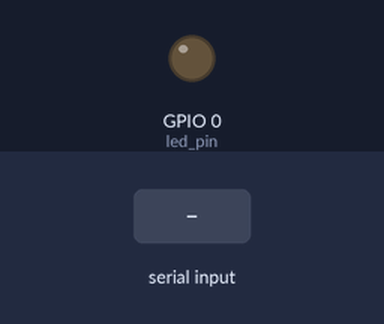
Recording of a program running on a simulated ESP8266 board running MicroPython. On the bench: output pins drawn as LEDs (lit = HIGH). Dashed ring = blinking. The inputs (shaded band) are chosen by the test bench. What the program prints to the serial console is not drawn.

Above: at 1.2 s.
1.3 s: "5" typed at the serial console, then Enter
At 2.2 s:
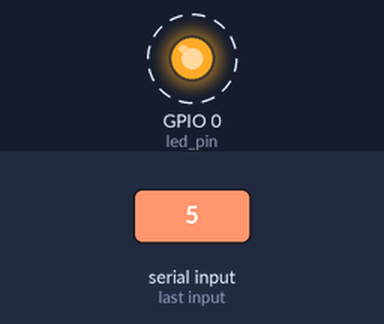
4.3 s: "0" typed at the serial console, then Enter
5.8 s: "1" typed at the serial console, then Enter
At 6.3 s:
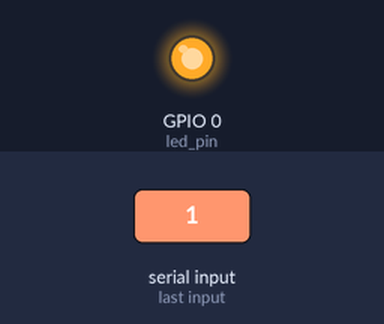
Timing chart, 0 to 8.8 s (numbered marks = the images above; inputs shaded):
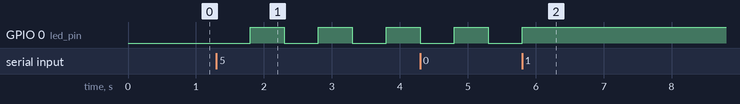

The program:

4.______.py
```python
from machine import Pin
from time import sleep_ms
#btn_pin = Pin(4,Pin.IN)
led_pin = Pin(0,Pin.OUT)
while True:
    #val = btn_pin.value()
    a = int(input("输入一个整数"))
    if a==1:
        led_pin.value(1)
    elif a==0:
        led_pin.value(0)
    else:
        for i in range(a):
            led_pin.value(0)
            sleep_ms(500)
            led_pin.value(1)
            sleep_ms(500)
    '''print(val)
    sleep_ms(500)'''
    
```

Measured:
- after the input at 1.3 s, GPIO 0 (led_pin): alternates HIGH for 0.50 s and LOW for 0.50 s, starting after 0.50 s
- after the input at 5.8 s, GPIO 0 (led_pin): goes on until 5.8 s, then stays HIGH
